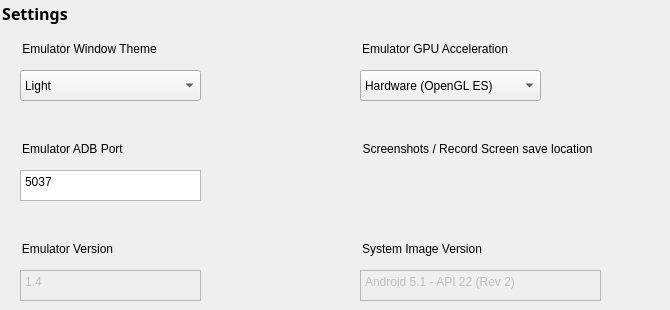
   <widget class="QWidget" name="page">
    <widget class="QGroupBox" name="sd_group_2">
     <property name="geometry">
      <rect>
       <x>0</x>
       <y>0</y>
       <width>91</width>
       <height>31</height>
      </rect>
     </property>
     <property name="font">
      <font>
       <family>Sans Serif</family>
       <pointsize>12</pointsize>
       <weight>75</weight>
       <bold>true</bold>
      </font>
     </property>
     <property name="styleSheet">
      <string notr="true">border: 0px;</string>
     </property>
     <property name="title">
      <string>Settings</string>
     </property>
    </widget>
    <widget class="QGroupBox" name="themeTitle">
     <property name="geometry">
      <rect>
       <x>20</x>
       <y>40</y>
       <width>181</width>
       <height>21</height>
      </rect>
     </property>
     <property name="font">
      <font>
       <pointsize>9</pointsize>
       <weight>50</weight>
       <bold>false</bold>
      </font>
     </property>
     <property name="styleSheet">
      <string notr="true">border: 0px;</string>
     </property>
     <property name="title">
      <string>Emulator Window Theme</string>
     </property>
    </widget>
    <widget class="QGroupBox" name="adbPortTitle">
     <property name="geometry">
      <rect>
       <x>20</x>
       <y>140</y>
       <width>181</width>
       <height>21</height>
      </rect>
     </property>
     <property name="font">
      <font>
       <pointsize>9</pointsize>
       <weight>50</weight>
       <bold>false</bold>
      </font>
     </property>
     <property name="styleSheet">
      <string notr="true">border: 0px;</string>
     </property>
     <property name="title">
      <string>Emulator ADB Port</string>
     </property>
    </widget>
    <widget class="QComboBox" name="set_themeBox">
     <property name="geometry">
      <rect>
       <x>20</x>
       <y>70</y>
       <width>181</width>
       <height>31</height>
      </rect>
     </property>
     <item>
      <property name="text">
       <string>Light</string>
      </property>
     </item>
     <item>
      <property name="text">
       <string>Dark</string>
      </property>
     </item>
    </widget>
    <widget class="QPlainTextEdit" name="set_adbPortBox">
     <property name="geometry">
      <rect>
       <x>20</x>
       <y>170</y>
       <width>181</width>
       <height>31</height>
      </rect>
     </property>
     <property name="sizePolicy">
      <sizepolicy hsizetype="Fixed" vsizetype="Fixed">
       <horstretch>0</horstretch>
       <verstretch>0</verstretch>
      </sizepolicy>
     </property>
     <property name="verticalScrollBarPolicy">
      <enum>Qt::ScrollBarAlwaysOff</enum>
     </property>
     <property name="horizontalScrollBarPolicy">
      <enum>Qt::ScrollBarAlwaysOff</enum>
     </property>
     <property name="plainText">
      <string>5037</string>
     </property>
    </widget>
    <widget class="QGroupBox" name="versionTitle">
     <property name="geometry">
      <rect>
       <x>20</x>
       <y>240</y>
       <width>181</width>
       <height>21</height>
      </rect>
     </property>
     <property name="font">
      <font>
       <pointsize>9</pointsize>
       <weight>50</weight>
       <bold>false</bold>
      </font>
     </property>
     <property name="styleSheet">
      <string notr="true">border: 0px;</string>
     </property>
     <property name="title">
      <string>Emulator Version</string>
     </property>
    </widget>
    <widget class="QPlainTextEdit" name="set_versionBox">
     <property name="enabled">
      <bool>false</bool>
     </property>
     <property name="geometry">
      <rect>
       <x>20</x>
       <y>270</y>
       <width>181</width>
       <height>31</height>
      </rect>
     </property>
     <property name="sizePolicy">
      <sizepolicy hsizetype="Fixed" vsizetype="Fixed">
       <horstretch>0</horstretch>
       <verstretch>0</verstretch>
      </sizepolicy>
     </property>
     <property name="accessibleName">
      <string notr="true"/>
     </property>
     <property name="verticalScrollBarPolicy">
      <enum>Qt::ScrollBarAlwaysOff</enum>
     </property>
     <property name="horizontalScrollBarPolicy">
      <enum>Qt::ScrollBarAlwaysOff</enum>
     </property>
     <property name="undoRedoEnabled">
      <bool>false</bool>
     </property>
     <property name="plainText">
      <string>1.4</string>
     </property>
    </widget>
    <widget class="QGroupBox" name="gpuAccelTitle">
     <property name="geometry">
      <rect>
       <x>360</x>
       <y>40</y>
       <width>181</width>
       <height>21</height>
      </rect>
     </property>
     <property name="font">
      <font>
       <pointsize>9</pointsize>
       <weight>50</weight>
       <bold>false</bold>
      </font>
     </property>
     <property name="styleSheet">
      <string notr="true">border: 0px;</string>
     </property>
     <property name="title">
      <string>Emulator GPU Acceleration</string>
     </property>
    </widget>
    <widget class="QComboBox" name="set_gpuAccelBox">
     <property name="geometry">
      <rect>
       <x>360</x>
       <y>70</y>
       <width>181</width>
       <height>31</height>
      </rect>
     </property>
     <item>
      <property name="text">
       <string>Hardware (OpenGL ES)</string>
      </property>
     </item>
     <item>
      <property name="text">
       <string>Software emulation</string>
      </property>
     </item>
    </widget>
    <widget class="QGroupBox" name="saveLocationTitle">
     <property name="geometry">
      <rect>
       <x>360</x>
       <y>140</y>
       <width>301</width>
       <height>21</height>
      </rect>
     </property>
     <property name="font">
      <font>
       <pointsize>9</pointsize>
       <weight>50</weight>
       <bold>false</bold>
      </font>
     </property>
     <property name="styleSheet">
      <string notr="true">border: 0px;</string>
     </property>
     <property name="title">
      <string>Screenshots / Record Screen save location</string>
     </property>
    </widget>
    <widget class="QGroupBox" name="imageVertionTitle">
     <property name="geometry">
      <rect>
       <x>360</x>
       <y>240</y>
       <width>181</width>
       <height>21</height>
      </rect>
     </property>
     <property name="font">
      <font>
       <pointsize>9</pointsize>
       <weight>50</weight>
       <bold>false</bold>
      </font>
     </property>
     <property name="styleSheet">
      <string notr="true">border: 0px;</string>
     </property>
     <property name="title">
      <string>System Image Version</string>
     </property>
    </widget>
    <widget class="QPlainTextEdit" name="set_imageVersionBox">
     <property name="enabled">
      <bool>false</bool>
     </property>
     <property name="geometry">
      <rect>
       <x>360</x>
       <y>270</y>
       <width>241</width>
       <height>31</height>
      </rect>
     </property>
     <property name="sizePolicy">
      <sizepolicy hsizetype="Fixed" vsizetype="Fixed">
       <horstretch>0</horstretch>
       <verstretch>0</verstretch>
      </sizepolicy>
     </property>
     <property name="accessibleName">
      <string notr="true"/>
     </property>
     <property name="verticalScrollBarPolicy">
      <enum>Qt::ScrollBarAlwaysOff</enum>
     </property>
     <property name="horizontalScrollBarPolicy">
      <enum>Qt::ScrollBarAlwaysOff</enum>
     </property>
     <property name="undoRedoEnabled">
      <bool>false</bool>
     </property>
     <property name="plainText">
      <string>Android 5.1 - API 22 (Rev 2)</string>
     </property>
    </widget>
   </widget>
